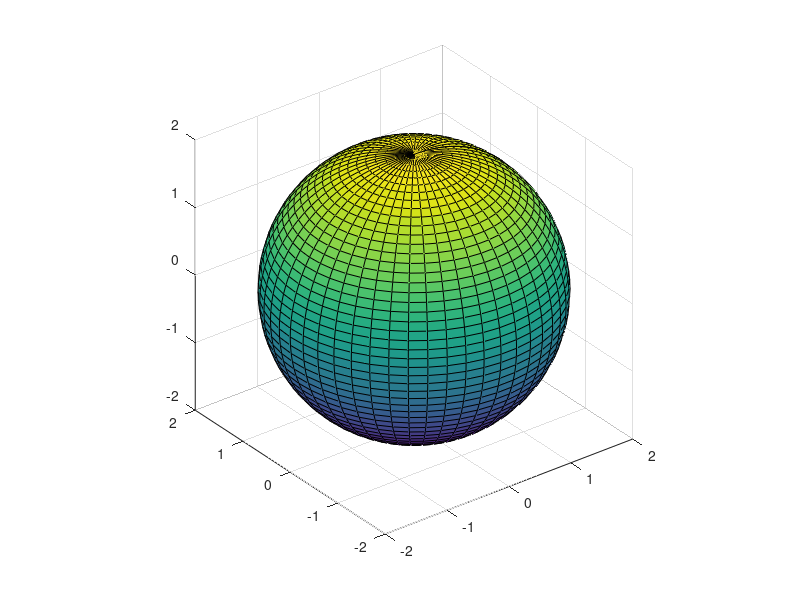

This chart was generated by the following MATLAB code:
% Create and plot a sphere with radius r.
[x,y,z] = sphere(50);       % Create a unit sphere.
r = 2;
surf(x*r,y*r,z*r)       % Adjust each dimension and plot.
axis equal              % Use the same scale for each axis. 
 
% Find the surface area and volume.
A = 4*pi*r^2;
V = (4/3)*pi*r^3;

% this is a comment